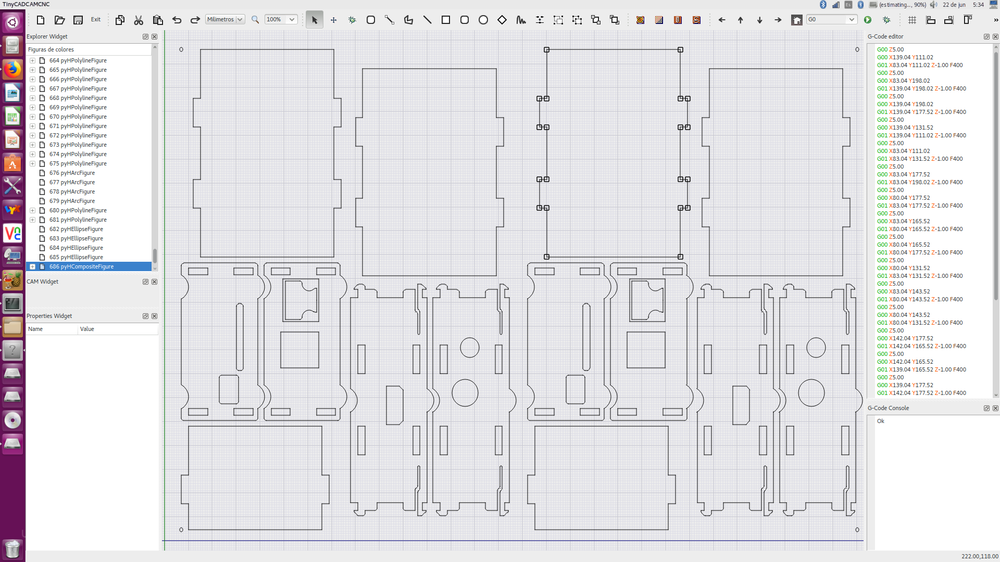
#> input picture TinyCADCAMCNC.png, 1000 x 562 px, shrunk from 1920 x 1080 before the run
$ python -i pyHImageFilters.py   (imports and definitions only)   (older library calls are emulated)
#> lines starting #> are read from the running program, lines starting #| are printed output that depends on the picture
#> further down, picture is the input picture: shape (562, 1000, 3); mean B, G, R 229, 225.6, 226.7
#!/usr/bin/python
# -*- coding: utf-8 -*-
'''
Created on 25/04/2015

@author: Francisco Dominguez
+03/02/2016
'''
import numpy as np
from math import sqrt
import cv2

class GrayFilter():
    # [4 lines left out: function process, not called in this run]
class Bilateral():
    def process(self,imgcv):
        ret= cv2.bilateralFilter(imgcv,9,75,75)
        return ret
class Blur():
    def process(self,imgcv):
        ret= cv2.blur(imgcv,(5,5))
        return ret
class Gaussian():
    def process(self,imgcv):
        ret= cv2.GaussianBlur(imgcv,(5,5),0)
        return ret
class Median():
    def process(self,imgcv):
        ret= cv2.medianBlur(imgcv,5)
        return ret
class SobelX():
    def process(self,imgcv):
        gray = cv2.cvtColor(imgcv, cv2.COLOR_BGR2GRAY)
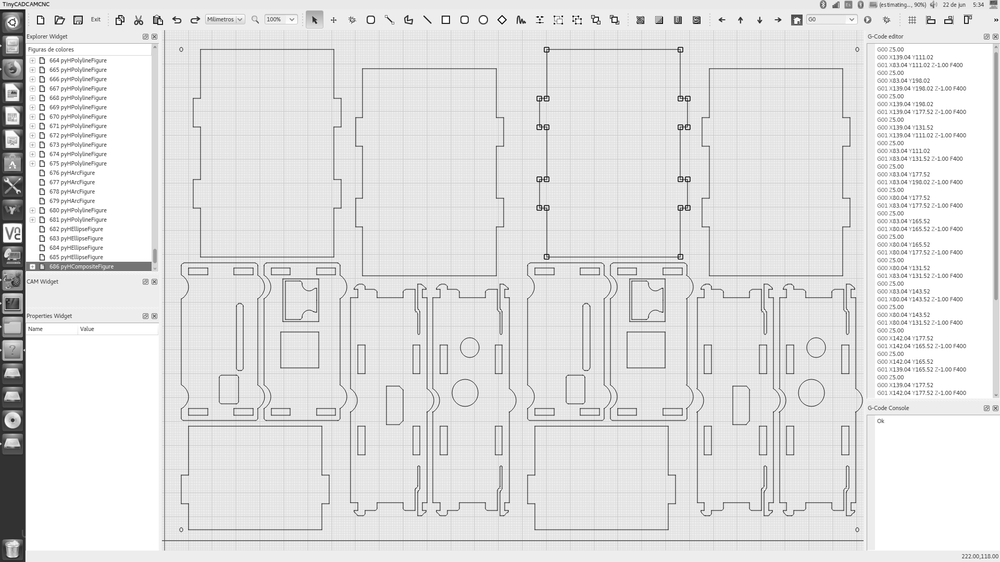
#> gray: shape (562, 1000); min 0, max 255, mean 226.3
        ret=cv2.Sobel(gray,cv2.CV_8U,1,0,ksize=3)
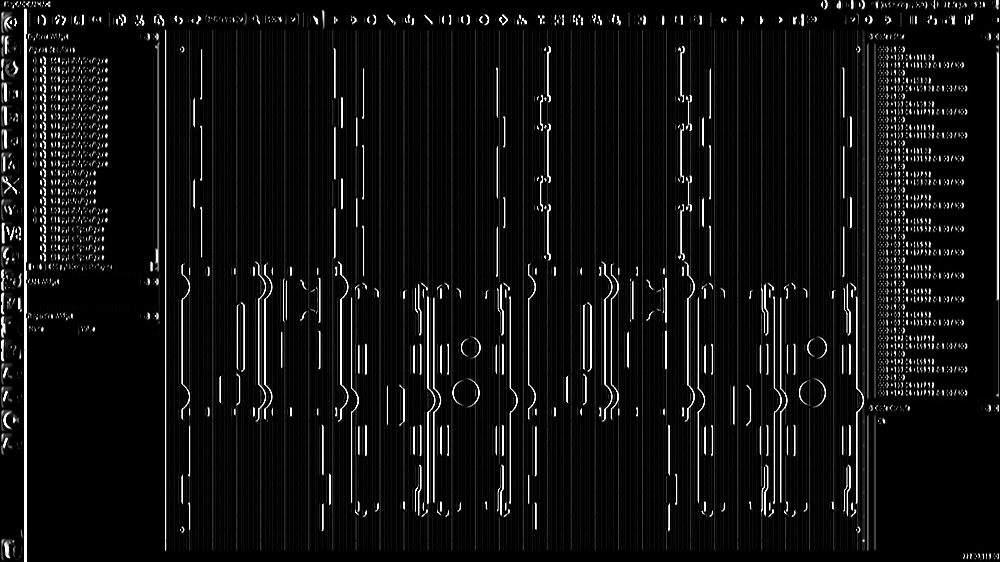
#> ret: shape (562, 1000); min 0, max 255, mean 16.4
        ret=cv2.cvtColor(ret,cv2.COLOR_GRAY2BGR)
#> ret: shape (562, 1000, 3)
        return ret
class SobelY():
    # [5 lines left out: function process, not called in this run]
class ScharrX():
    # [5 lines left out: function process, not called in this run]
class ScharrY():
    # [5 lines left out: function process, not called in this run]
class Laplacian():
    # [7 lines left out: function process, not called in this run]
class FastFeatureDetector():
    def __init__(self):
        self.fast=cv2.FastFeatureDetector()
    # [5 lines left out: function process, not called in this run]
    def getPoints(self):
        return self.kp
class FeatureDetector():
    #detector_format = ["","Grid","Pyramid"]
    # "Dense" and "SimpleBlob" omitted because they caused the program to crash
    #detector_types = ["FAST","STAR","SIFT","SURF","ORB","MSER","GFTT","HARRIS"]
    def __init__(self,detector='HARRIS'):
        self.forb = cv2.FeatureDetector_create(detector)
    # [6 lines left out: function process, not called in this run]
    def getPoints(self):
        return self.kp
class DescriptionExtrator():
    def __init__(self,detector='HARRIS'):
        self.forb = cv2.DescriptorExtractor_create(detector)
    # [4 lines left out: function process, not called in this run]
class FaceDetection():
    def __init__(self):
        self.face_cascade = cv2.CascadeClassifier('haarcascade_frontalface_default.xml')
        self.eye_cascade  = cv2.CascadeClassifier('haarcascade_eye.xml')
    # [13 lines left out: function process, not called in this run]

class OpticalFlow():
    # [19 lines left out: function draw_flow, not called in this run]
    def __init__(self):
        self.prvs=None
    # [39 lines left out: functions process, drawpoints, not called in this run]

class FlannMacher():
    # [25 lines left out: functions __init__, process, not called in this run]

class FundamentalMatrix():
    # [31 lines left out: functions __init__, process, not called in this run]
class HomographyMatrix():
    # [37 lines left out: functions __init__, process, not called in this run]

class HistogramColor():
    def __init__(self):
        pass
    # [14 lines left out: function process, not called in this run]

#Two images filter
class MixImages():
    def __init__(self):
        self.factor=0.5
    def process(self):
        return cv2.addWeighted(self.imgcv1,self.factor,self.imgcv2,1.0-self.factor,0)

>>> import cv2
>>> picture = cv2.imread('../../../TinyCADCAMCNC.png')
>>> result = SobelX().process(picture)

$ run again, on pyHotVision.png
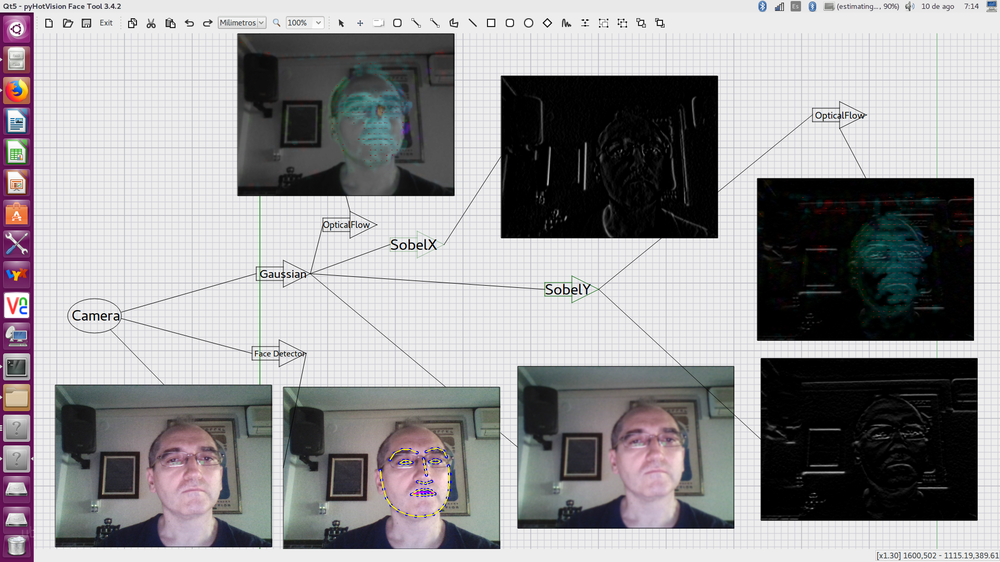
#> input picture pyHotVision.png, 1000 x 562 px, shrunk from 1920 x 1080 before the run
#> picture is the input picture: shape (562, 1000, 3); mean B, G, R 152, 150.4, 151.8
#> in process, `gray = cv2.cvtColor(imgcv, cv2.COLOR_BGR2GRAY)`:
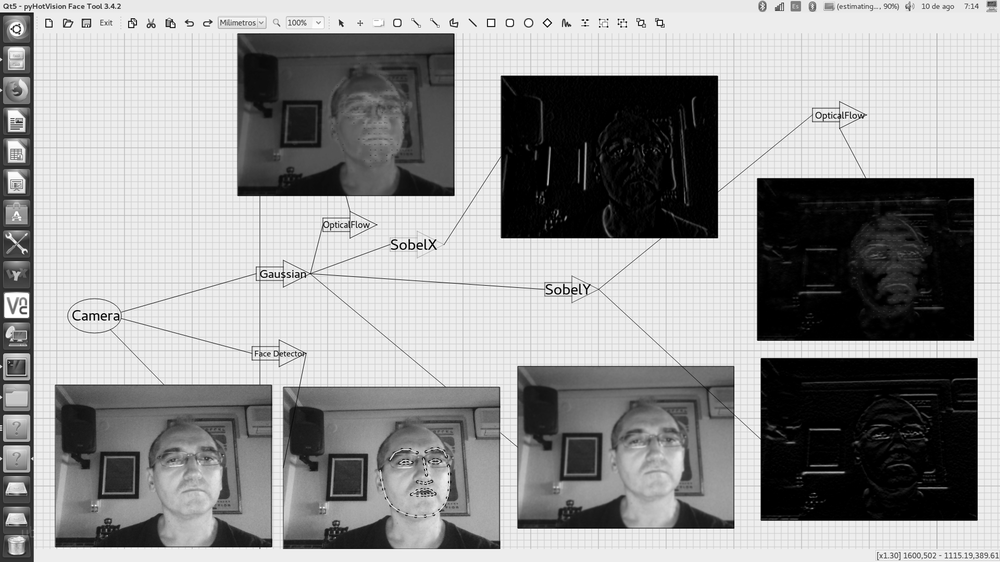
#> gray: shape (562, 1000); min 0, max 255, mean 151
#> in process, `ret=cv2.Sobel(gray,cv2.CV_8U,1,0,ksize=3)`:
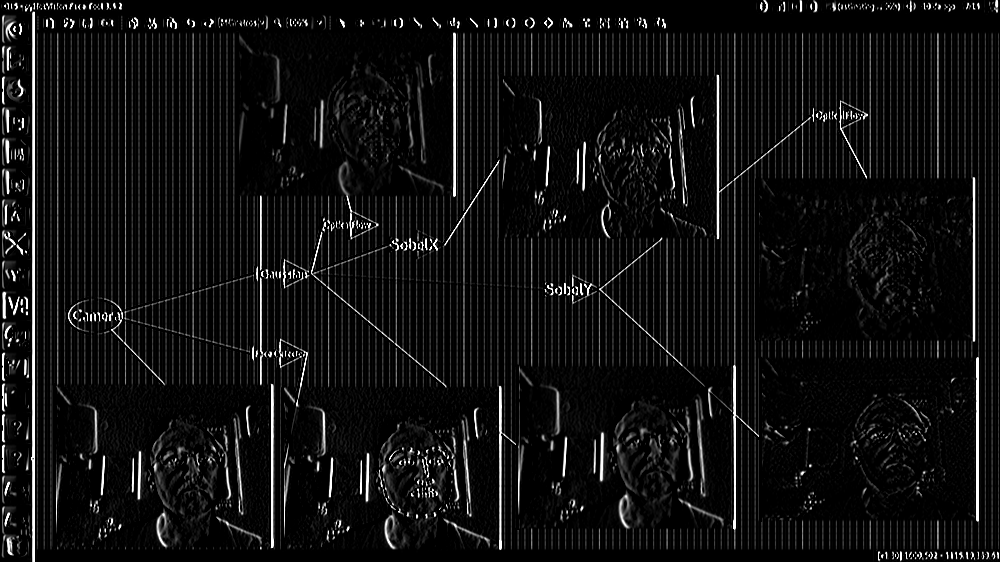
#> ret: shape (562, 1000); min 0, max 255, mean 16.3
